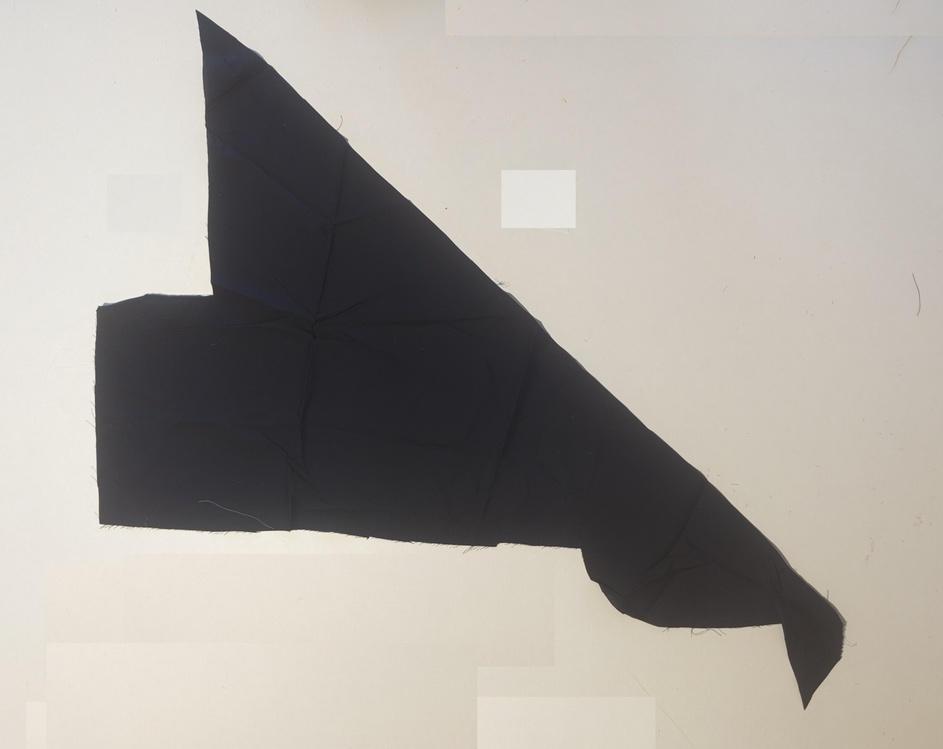
#> input picture leather_board_outline/fabric_1_no_ruller_no_aruco.jpg, 943 x 749 px, shrunk from 2118 x 1682 before the run
$ python detect_fabric_outline_not_working.py   (older library calls are emulated)
#> lines starting #> are read from the running program, lines starting #| are printed output that depends on the picture; after the words box and inside, x2 and y2 are one past the last pixel; in counts of white or black regions, pixels touching at a corner belong together
#> further down, image is the input picture: shape (749, 943, 3); mean B, G, R 158.2, 164.5, 169.2
import cv2
import numpy as np
from skimage import exposure
from skimage.filters import threshold_otsu
from skimage.morphology import binary_closing, binary_opening
from skimage.measure import find_contours

def detect_fabric_outline(image):
  """
  Detects the fabric outline from a white background image.

  Args:
      image: The input image as a NumPy array.

  Returns:
      A NumPy array with the detected fabric outline.
  """
  # Convert the image to grayscale
  gray = cv2.cvtColor(image, cv2.COLOR_BGR2GRAY)

  # Apply thresholding to separate fabric from background
  thresh = cv2.threshold(gray, 200, 255, cv2.THRESH_BINARY_INV)[1]

  # Find contours in the thresholded image
  contours, _ = cv2.findContours(thresh, cv2.RETR_EXTERNAL, cv2.CHAIN_APPROX_SIMPLE)

  # Find the largest contour (assuming the fabric is the largest object)
  largest_contour = max(contours, key=cv2.contourArea)

  # Approximate the contour with a polygon
  approx = cv2.approxPolyDP(largest_contour, 0.01 * cv2.arcLength(largest_contour, True), True)

  # Create a mask filled with black pixels
  mask = np.zeros_like(gray)

  # Draw the approximated contour on the mask
  cv2.drawContours(mask, [approx], -1, (255, 255, 255), -1)

  # Apply bitwise AND operation to get the fabric outline
  outline = cv2.bitwise_and(image, image, mask=mask)

  return outline


def detect_object_outline(image):
  """
  Detects the outline of an object on a white background image using skimage.

  Args:
      image: The input image as a NumPy array.

  Returns:
      A NumPy array with the detected object outline.
  """
  # Enhance contrast (optional, adjust based on image characteristics)
  image_enhanced = exposure.equalize_hist(image)
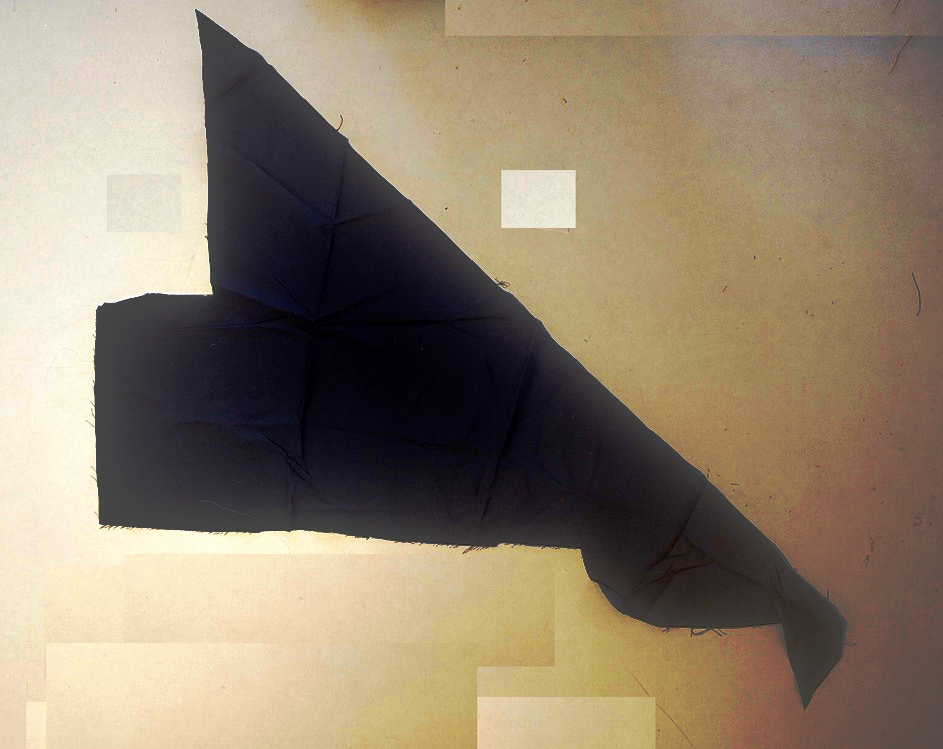
#> image_enhanced: shape (749, 943, 3) float64; mean B, G, R 0.432, 0.512, 0.573
  image_enhanced = cv2.normalize(image_enhanced, None, alpha=0, beta=1, norm_type=cv2.NORM_MINMAX, dtype=cv2.CV_32F)
  # Convert to grayscale
  gray = cv2.cvtColor(image_enhanced, cv2.COLOR_BGR2GRAY)
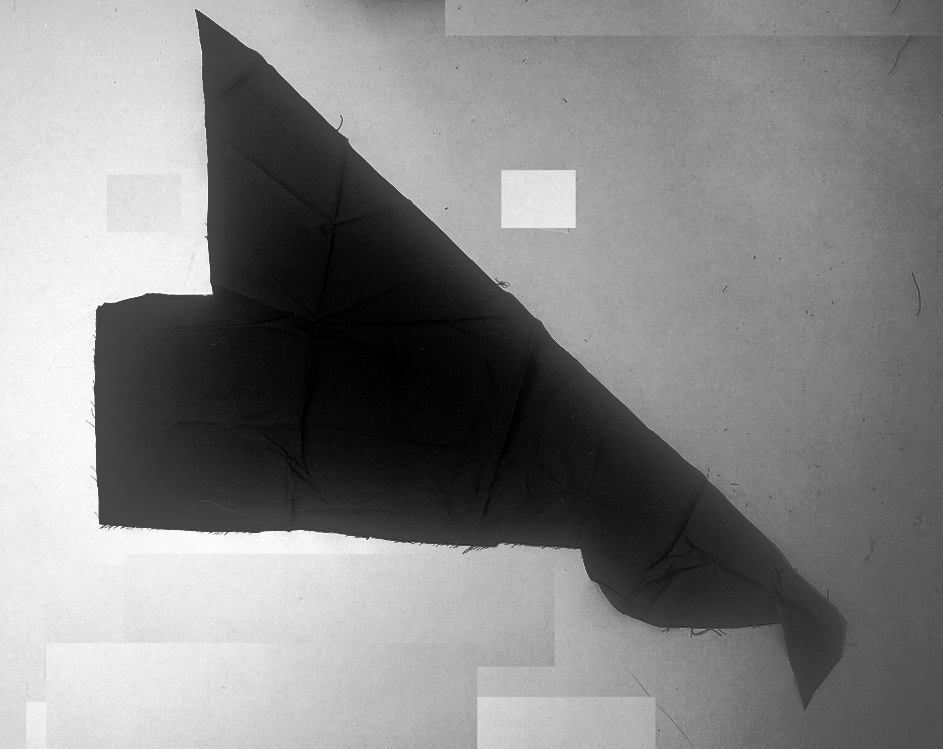
#> gray: shape (749, 943) float32; min 5.74e-06, max 1, mean 0.521

  # Apply Otsu's thresholding
  thresh = threshold_otsu(gray)
#> thresh = 0.467
  binary = gray > thresh
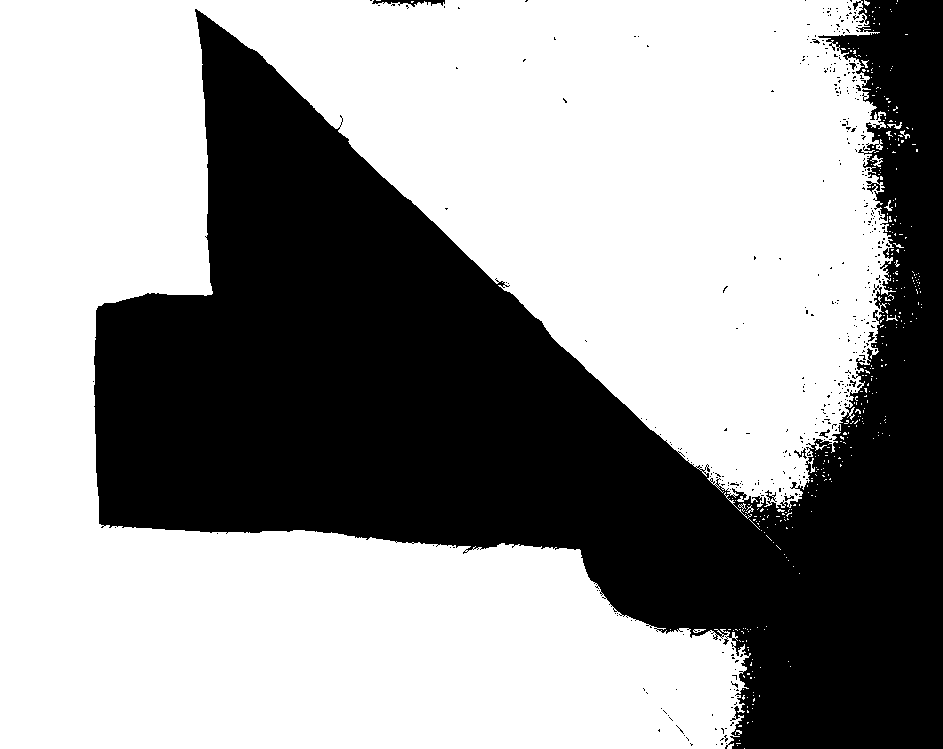
#> binary: shape (749, 943) bool; 60.4% white; 407 black regions (399 under 20 px), largest, box (x1, y1, x2, y2) and area: (94, 0, 943, 749) 277921, (372, 0, 445, 7) 238, (794, 448, 807, 459) 46
  selement = np.ones((3, 3))
  # Morphological operations (optional, adjust based on image noise)
#> (the run stopped early here; a loop or call above may not have finished)
